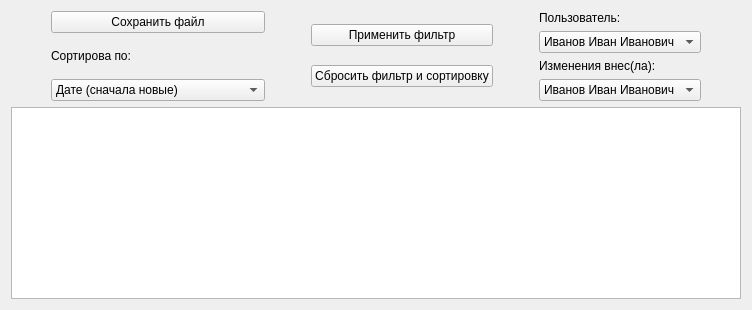
                <widget class="QWidget" name="tab_21">
                 <attribute name="title">
                  <string>История нарядов пользователей</string>
                 </attribute>
                 <layout class="QGridLayout" name="gridLayout_38">
                  <item row="0" column="0">
                   <layout class="QGridLayout" name="gridLayout_37">
                    <item row="0" column="0">
                     <layout class="QHBoxLayout" name="horizontalLayout_42">
                      <item>
                       <spacer name="horizontalSpacer_75">
                        <property name="orientation">
                         <enum>Qt::Vertical</enum>
                        </property>
                        <property name="sizeType">
                         <enum>QSizePolicy::Fixed</enum>
                        </property>
                        <property name="sizeHint" stdset="0">
                         <size>
                          <width>40</width>
                          <height>20</height>
                         </size>
                        </property>
                       </spacer>
                      </item>
                      <item>
                       <layout class="QVBoxLayout" name="verticalLayout_50">
                        <item>
                         <widget class="QPushButton" name="pushButton_dutyUsersFile_2">
                          <property name="text">
                           <string>Сохранить файл</string>
                          </property>
                         </widget>
                        </item>
                        <item>
                         <widget class="QLabel" name="label_118">
                          <property name="text">
                           <string>Сортирова по:</string>
                          </property>
                         </widget>
                        </item>
                        <item>
                         <widget class="QComboBox" name="select_dutyUsersFilterDate_3">
                          <item>
                           <property name="text">
                            <string>Дате (сначала новые)</string>
                           </property>
                          </item>
                          <item>
                           <property name="text">
                            <string>Дате (сначала старые)</string>
                           </property>
                          </item>
                          <item>
                           <property name="text">
                            <string>Дате выгрузки (сначала старые) </string>
                           </property>
                          </item>
                          <item>
                           <property name="text">
                            <string>Дате выгрузки (сначала новые)</string>
                           </property>
                          </item>
                         </widget>
                        </item>
                       </layout>
                      </item>
                      <item>
                       <spacer name="horizontalSpacer_15">
                        <property name="orientation">
                         <enum>Qt::Vertical</enum>
                        </property>
                        <property name="sizeType">
                         <enum>QSizePolicy::Fixed</enum>
                        </property>
                        <property name="sizeHint" stdset="0">
                         <size>
                          <width>40</width>
                          <height>20</height>
                         </size>
                        </property>
                       </spacer>
                      </item>
                      <item>
                       <layout class="QVBoxLayout" name="verticalLayout_51">
                        <item>
                         <widget class="QPushButton" name="btn_dutyUsersFilterGo">
                          <property name="text">
                           <string>Применить фильтр</string>
                          </property>
                         </widget>
                        </item>
                        <item>
                         <widget class="QPushButton" name="btn_dutyUsersFilterStop">
                          <property name="text">
                           <string>Сбросить фильтр и сортировку</string>
                          </property>
                         </widget>
                        </item>
                       </layout>
                      </item>
                      <item>
                       <spacer name="horizontalSpacer_42">
                        <property name="orientation">
                         <enum>Qt::Vertical</enum>
                        </property>
                        <property name="sizeType">
                         <enum>QSizePolicy::Fixed</enum>
                        </property>
                        <property name="sizeHint" stdset="0">
                         <size>
                          <width>40</width>
                          <height>20</height>
                         </size>
                        </property>
                       </spacer>
                      </item>
                      <item>
                       <layout class="QVBoxLayout" name="verticalLayout_52">
                        <item>
                         <widget class="QLabel" name="label_127">
                          <property name="text">
                           <string>Пользователь:</string>
                          </property>
                         </widget>
                        </item>
                        <item>
                         <widget class="QComboBox" name="select_dutyUsersFilterFIO_2">
                          <item>
                           <property name="text">
                            <string>Иванов Иван Иванович</string>
                           </property>
                          </item>
                          <item>
                           <property name="text">
                            <string>Петров Пётр Петрович</string>
                           </property>
                          </item>
                         </widget>
                        </item>
                        <item>
                         <widget class="QLabel" name="label_128">
                          <property name="text">
                           <string>Изменения внес(ла):</string>
                          </property>
                         </widget>
                        </item>
                        <item>
                         <widget class="QComboBox" name="select_dutyUsersFilterFIO_3">
                          <item>
                           <property name="text">
                            <string>Иванов Иван Иванович</string>
                           </property>
                          </item>
                          <item>
                           <property name="text">
                            <string>Петров Пётр Петрович</string>
                           </property>
                          </item>
                         </widget>
                        </item>
                       </layout>
                      </item>
                      <item>
                       <spacer name="horizontalSpacer_80">
                        <property name="orientation">
                         <enum>Qt::Vertical</enum>
                        </property>
                        <property name="sizeType">
                         <enum>QSizePolicy::Fixed</enum>
                        </property>
                        <property name="sizeHint" stdset="0">
                         <size>
                          <width>40</width>
                          <height>20</height>
                         </size>
                        </property>
                       </spacer>
                      </item>
                     </layout>
                    </item>
                    <item row="1" column="0">
                     <widget class="QTableWidget" name="tableWidget_historyDuty_2">
                      <attribute name="verticalHeaderVisible">
                       <bool>false</bool>
                      </attribute>
                     </widget>
                    </item>
                   </layout>
                  </item>
                 </layout>
                </widget>
